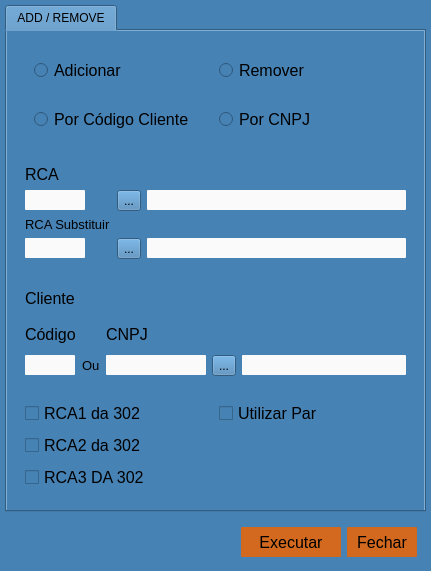
<?xml version="1.0" encoding="UTF-8"?>
<ui version="4.0">
 <class>tela</class>
 <widget class="QWidget" name="tela">
  <property name="geometry">
   <rect>
    <x>0</x>
    <y>0</y>
    <width>431</width>
    <height>571</height>
   </rect>
  </property>
  <property name="windowTitle">
   <string>Form</string>
  </property>
  <property name="styleSheet">
   <string notr="true">QWidget{
	background-color: rgb(70, 130, 180);
}

QLineEdit{
	background-color: rgb(250, 250, 250);
	border-radius: 1px;
}

QLineEdit::hover{
	background-color: rgb(255, 255, 255);
	border-radius: 3px;
}

QPushButton{
	background-color: rgb(210, 105, 30);
	border-radius: 1px;
}

QPushButton::hover{
	background-color: rgb(200, 95, 20);
	border-radius: 3px;
}</string>
  </property>
  <layout class="QGridLayout" name="gridLayout">
   <property name="leftMargin">
    <number>5</number>
   </property>
   <property name="topMargin">
    <number>5</number>
   </property>
   <property name="rightMargin">
    <number>5</number>
   </property>
   <property name="bottomMargin">
    <number>5</number>
   </property>
   <item row="0" column="0">
    <widget class="QTabWidget" name="tab_wid">
     <property name="styleSheet">
      <string notr="true"/>
     </property>
     <property name="tabPosition">
      <enum>QTabWidget::North</enum>
     </property>
     <property name="tabShape">
      <enum>QTabWidget::Rounded</enum>
     </property>
     <property name="currentIndex">
      <number>0</number>
     </property>
     <property name="elideMode">
      <enum>Qt::ElideNone</enum>
     </property>
     <widget class="QWidget" name="add_rem_tab">
      <attribute name="title">
       <string>ADD / REMOVE</string>
      </attribute>
      <layout class="QVBoxLayout" name="verticalLayout">
       <item>
        <widget class="QWidget" name="wid_cima" native="true">
         <layout class="QVBoxLayout" name="verticalLayout_2">
          <item>
           <widget class="QWidget" name="wid_add_rem" native="true">
            <layout class="QHBoxLayout" name="horizontalLayout">
             <item>
              <widget class="QRadioButton" name="add_rbtt">
               <property name="font">
                <font>
                 <pointsize>12</pointsize>
                </font>
               </property>
               <property name="text">
                <string>Adicionar</string>
               </property>
              </widget>
             </item>
             <item>
              <widget class="QRadioButton" name="rem_rbtt">
               <property name="font">
                <font>
                 <pointsize>12</pointsize>
                </font>
               </property>
               <property name="text">
                <string>Remover</string>
               </property>
              </widget>
             </item>
            </layout>
           </widget>
          </item>
          <item>
           <widget class="QWidget" name="wid_cod_cnpj" native="true">
            <layout class="QHBoxLayout" name="horizontalLayout_2">
             <item>
              <widget class="QRadioButton" name="codcli_rbtt">
               <property name="font">
                <font>
                 <pointsize>12</pointsize>
                </font>
               </property>
               <property name="text">
                <string>Por Código Cliente</string>
               </property>
              </widget>
             </item>
             <item>
              <widget class="QRadioButton" name="cnpj_rbtt">
               <property name="font">
                <font>
                 <pointsize>12</pointsize>
                </font>
               </property>
               <property name="text">
                <string>Por CNPJ</string>
               </property>
              </widget>
             </item>
            </layout>
           </widget>
          </item>
         </layout>
        </widget>
       </item>
       <item>
        <widget class="QWidget" name="wid_meio_1" native="true">
         <layout class="QGridLayout" name="gridLayout_2">
          <item row="3" column="2">
           <widget class="QLineEdit" name="rcasub_nomeln">
            <property name="minimumSize">
             <size>
              <width>0</width>
              <height>20</height>
             </size>
            </property>
            <property name="readOnly">
             <bool>true</bool>
            </property>
           </widget>
          </item>
          <item row="1" column="1">
           <widget class="QToolButton" name="rca_tbtt">
            <property name="text">
             <string>...</string>
            </property>
           </widget>
          </item>
          <item row="3" column="1">
           <widget class="QToolButton" name="rcasub_tbtt">
            <property name="text">
             <string>...</string>
            </property>
           </widget>
          </item>
          <item row="3" column="0">
           <widget class="QLineEdit" name="rcasub_ln">
            <property name="minimumSize">
             <size>
              <width>0</width>
              <height>20</height>
             </size>
            </property>
            <property name="maximumSize">
             <size>
              <width>60</width>
              <height>16777215</height>
             </size>
            </property>
           </widget>
          </item>
          <item row="0" column="0">
           <widget class="QLabel" name="rca_lb">
            <property name="font">
             <font>
              <pointsize>12</pointsize>
             </font>
            </property>
            <property name="text">
             <string>RCA</string>
            </property>
           </widget>
          </item>
          <item row="1" column="2">
           <widget class="QLineEdit" name="rca_nome_ln">
            <property name="minimumSize">
             <size>
              <width>0</width>
              <height>20</height>
             </size>
            </property>
            <property name="readOnly">
             <bool>true</bool>
            </property>
           </widget>
          </item>
          <item row="1" column="0">
           <widget class="QLineEdit" name="rca_ln">
            <property name="minimumSize">
             <size>
              <width>0</width>
              <height>20</height>
             </size>
            </property>
            <property name="maximumSize">
             <size>
              <width>60</width>
              <height>16777215</height>
             </size>
            </property>
           </widget>
          </item>
          <item row="2" column="0">
           <widget class="QLabel" name="rcasub_lb">
            <property name="font">
             <font>
              <pointsize>10</pointsize>
             </font>
            </property>
            <property name="text">
             <string>RCA Substituir</string>
            </property>
           </widget>
          </item>
         </layout>
        </widget>
       </item>
       <item>
        <widget class="QWidget" name="wid_meio_2" native="true">
         <layout class="QGridLayout" name="gridLayout_3">
          <item row="2" column="2">
           <widget class="QLineEdit" name="cnpjcli_ln">
            <property name="minimumSize">
             <size>
              <width>0</width>
              <height>20</height>
             </size>
            </property>
            <property name="maximumSize">
             <size>
              <width>100</width>
              <height>16777215</height>
             </size>
            </property>
           </widget>
          </item>
          <item row="1" column="0">
           <widget class="QLabel" name="codcli_lb">
            <property name="font">
             <font>
              <pointsize>12</pointsize>
             </font>
            </property>
            <property name="text">
             <string>Código</string>
            </property>
           </widget>
          </item>
          <item row="2" column="3">
           <widget class="QToolButton" name="cli_tbtt">
            <property name="text">
             <string>...</string>
            </property>
           </widget>
          </item>
          <item row="2" column="4">
           <widget class="QLineEdit" name="cliente_ln">
            <property name="minimumSize">
             <size>
              <width>0</width>
              <height>20</height>
             </size>
            </property>
            <property name="readOnly">
             <bool>true</bool>
            </property>
           </widget>
          </item>
          <item row="2" column="0">
           <widget class="QLineEdit" name="codcli_ln">
            <property name="minimumSize">
             <size>
              <width>0</width>
              <height>20</height>
             </size>
            </property>
            <property name="maximumSize">
             <size>
              <width>50</width>
              <height>16777215</height>
             </size>
            </property>
           </widget>
          </item>
          <item row="1" column="2">
           <widget class="QLabel" name="cnpjccli_lb">
            <property name="font">
             <font>
              <pointsize>12</pointsize>
             </font>
            </property>
            <property name="text">
             <string>CNPJ</string>
            </property>
           </widget>
          </item>
          <item row="0" column="0">
           <widget class="QLabel" name="cliente_lb">
            <property name="font">
             <font>
              <pointsize>12</pointsize>
             </font>
            </property>
            <property name="text">
             <string>Cliente</string>
            </property>
           </widget>
          </item>
          <item row="2" column="1">
           <widget class="QLabel" name="ou_lb">
            <property name="font">
             <font>
              <pointsize>10</pointsize>
             </font>
            </property>
            <property name="text">
             <string>Ou</string>
            </property>
           </widget>
          </item>
         </layout>
        </widget>
       </item>
       <item>
        <widget class="QWidget" name="wid_baix" native="true">
         <layout class="QGridLayout" name="gridLayout_4">
          <item row="0" column="0">
           <widget class="QCheckBox" name="rca1_302_cbox">
            <property name="font">
             <font>
              <pointsize>12</pointsize>
             </font>
            </property>
            <property name="text">
             <string>RCA1 da 302</string>
            </property>
           </widget>
          </item>
          <item row="0" column="1">
           <widget class="QCheckBox" name="util_par_cbox">
            <property name="font">
             <font>
              <pointsize>12</pointsize>
             </font>
            </property>
            <property name="text">
             <string>Utilizar Par</string>
            </property>
           </widget>
          </item>
          <item row="1" column="0">
           <widget class="QCheckBox" name="rca2_302_cbox">
            <property name="font">
             <font>
              <pointsize>12</pointsize>
             </font>
            </property>
            <property name="text">
             <string>RCA2 da 302</string>
            </property>
           </widget>
          </item>
          <item row="2" column="0">
           <widget class="QCheckBox" name="rca3_302_cbox">
            <property name="font">
             <font>
              <pointsize>12</pointsize>
             </font>
            </property>
            <property name="text">
             <string>RCA3 DA 302</string>
            </property>
           </widget>
          </item>
         </layout>
        </widget>
       </item>
      </layout>
     </widget>
    </widget>
   </item>
   <item row="1" column="0">
    <widget class="QWidget" name="wid_botoes" native="true">
     <property name="minimumSize">
      <size>
       <width>0</width>
       <height>40</height>
      </size>
     </property>
     <layout class="QHBoxLayout" name="horizontalLayout_3">
      <item>
       <spacer name="espc_esq_botoes">
        <property name="orientation">
         <enum>Qt::Horizontal</enum>
        </property>
        <property name="sizeHint" stdset="0">
         <size>
          <width>40</width>
          <height>20</height>
         </size>
        </property>
       </spacer>
      </item>
      <item>
       <widget class="QPushButton" name="executar_btt">
        <property name="minimumSize">
         <size>
          <width>100</width>
          <height>30</height>
         </size>
        </property>
        <property name="font">
         <font>
          <pointsize>12</pointsize>
          <weight>50</weight>
          <bold>false</bold>
         </font>
        </property>
        <property name="text">
         <string>Executar</string>
        </property>
       </widget>
      </item>
      <item>
       <widget class="QPushButton" name="fechar_btt">
        <property name="minimumSize">
         <size>
          <width>70</width>
          <height>30</height>
         </size>
        </property>
        <property name="font">
         <font>
          <pointsize>12</pointsize>
          <weight>50</weight>
          <bold>false</bold>
         </font>
        </property>
        <property name="text">
         <string>Fechar</string>
        </property>
       </widget>
      </item>
     </layout>
    </widget>
   </item>
  </layout>
 </widget>
 <tabstops>
  <tabstop>tab_wid</tabstop>
  <tabstop>add_rbtt</tabstop>
  <tabstop>rem_rbtt</tabstop>
  <tabstop>codcli_rbtt</tabstop>
  <tabstop>cnpj_rbtt</tabstop>
  <tabstop>rca_ln</tabstop>
  <tabstop>rca_tbtt</tabstop>
  <tabstop>rca_nome_ln</tabstop>
  <tabstop>rcasub_ln</tabstop>
  <tabstop>rcasub_tbtt</tabstop>
  <tabstop>rcasub_nomeln</tabstop>
  <tabstop>codcli_ln</tabstop>
  <tabstop>cnpjcli_ln</tabstop>
  <tabstop>cli_tbtt</tabstop>
  <tabstop>cliente_ln</tabstop>
  <tabstop>rca1_302_cbox</tabstop>
  <tabstop>rca2_302_cbox</tabstop>
  <tabstop>rca3_302_cbox</tabstop>
  <tabstop>util_par_cbox</tabstop>
  <tabstop>executar_btt</tabstop>
  <tabstop>fechar_btt</tabstop>
 </tabstops>
 <resources/>
 <connections/>
</ui>
